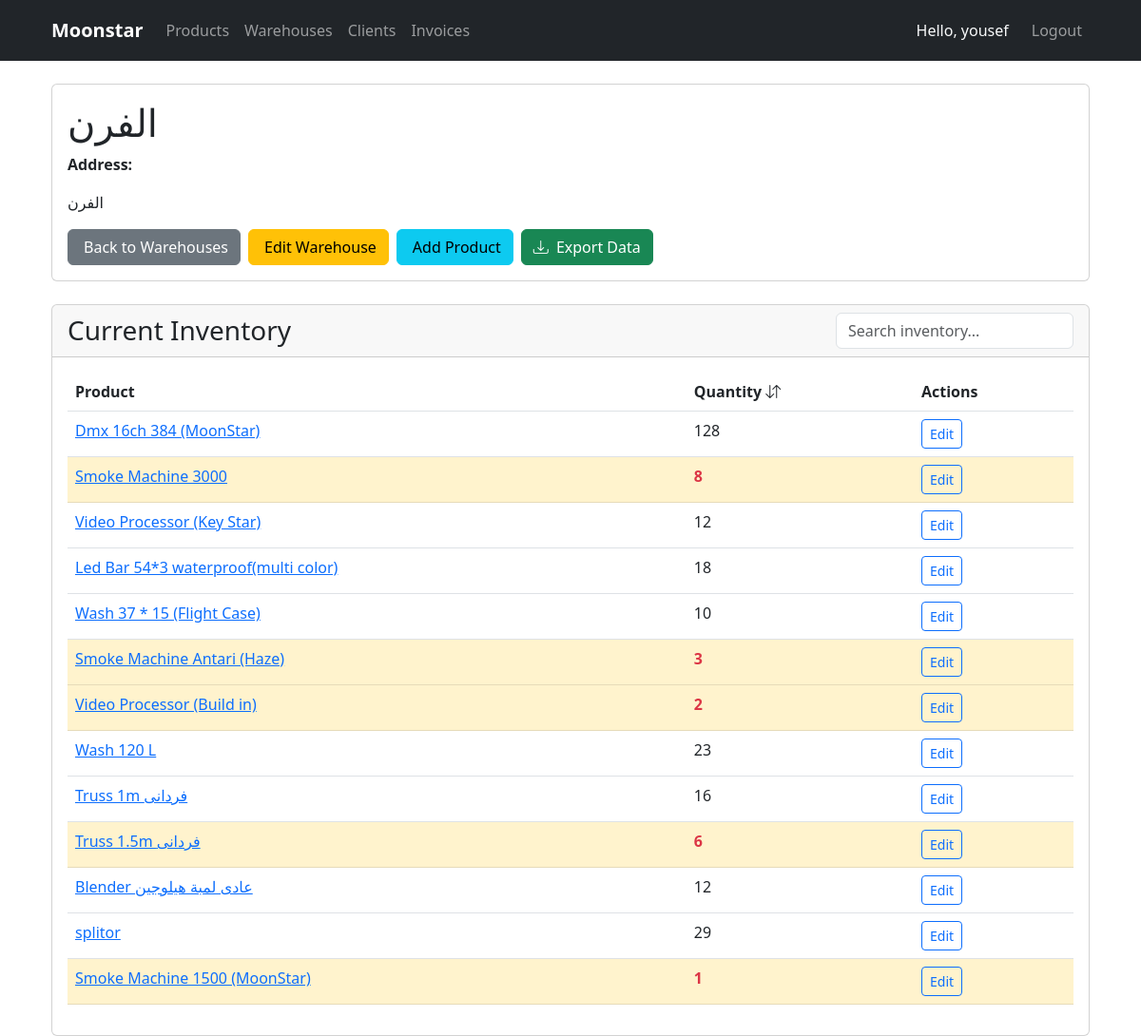
The app's page /manager/warehouses/6/ (signed in) with its own data.
### manager/models.py (models this page shows, shortened)
class Warehouse(models.Model):
    name = models.CharField(max_length=255)
    address = models.TextField()
    created_at = models.DateTimeField(auto_now_add=True)
    updated_at = models.DateTimeField(auto_now=True)

class WarehouseProduct(models.Model):
    warehouse = models.ForeignKey(
        Warehouse,
        related_name='warehouse_products',
        on_delete=models.CASCADE
    )
    product = models.ForeignKey(
        Product,
        related_name='warehouse_products',
        on_delete=models.CASCADE
    )
    quantity = models.PositiveIntegerField(default=0)
    class Meta:
        unique_together = ('warehouse', 'product')
        verbose_name = 'Warehouse Inventory'
        verbose_name_plural = 'Warehouse Inventory'

class Product(models.Model):
    class Category(models.TextChoices):
        MOVING_HEAD = 'Moving Head', 'Moving Head'
        LED_PAR = 'Led Par', 'Led Par'
        SMOKE = 'Smoke', 'Smoke'
        CONTROLS = 'Controlls', 'Controlls'
        LASER_BEAM = 'Laser Beam', 'Laser Beam'
        LAMPS = 'Lamps', 'Lamps'
        TRUSS = 'Truss', 'Truss'
        LED_SCREENS = 'Led Screens', 'Led Screens'
        ACCESSORIES = 'Accessories', 'Accessories'
        OTHER = 'Other', 'Other'
    name = models.CharField(max_length=255)
    category = models.CharField(
        max_length=20,
        choices=Category.choices,
        default=Category.OTHER,
        verbose_name="Product Category"
    )
    price = models.DecimalField(
        max_digits=10,
        decimal_places=2,
        validators=[MinValueValidator(0)]
    )
    details = models.TextField(blank=True, null=True)
    main_image = models.ImageField(upload_to='products/main_images/')
    video = models.FileField(upload_to='products/videos/', blank=True, null=True)
    created_at = models.DateTimeField(auto_now_add=True)
    updated_at = models.DateTimeField(auto_now=True)

### manager/views.py (the view)
# urls.py: path('warehouses/<int:pk>/', WarehouseDetailView.as_view(), name='warehouse_detail'),
class WarehouseDetailView(LoginRequiredMixin, DetailView):
    model = Warehouse
    template_name = 'manager/warehouses/detail.html'
    context_object_name = 'warehouse'
    def get_context_data(self, **kwargs):
        context = super().get_context_data(**kwargs)
        inventory = self.object.warehouse_products.select_related('product')
        for item in inventory:
            item.edit_url = reverse('warehouseproduct_update', kwargs={'pk': item.pk})
        context['inventory'] = inventory
        return context

### templates/manager/warehouses/detail.html (shortened to what this page needs)
{% extends 'base.html' %}
{% block content %}
<div class="card mb-4">
    <div class="card-body">
        <h1 class="card-title">{{ warehouse.name }}</h1>
        <p class="card-text"><strong>Address:</strong> {{ warehouse.address|linebreaks }}</p>
        <div class="d-flex flex-wrap gap-2 align-items-start">
            <a href="{% url 'warehouse_list' %}" class="btn btn-secondary">
                 Back to Warehouses
            </a>
            <a href="{% url 'warehouse_update' warehouse.id %}" class="btn btn-warning">
                 Edit Warehouse
            </a>
            <a href="{% url 'warehouseproduct_create' warehouse.id %}" class="btn btn-info">
                 Add Product
            </a>
            <button id="export-btn" class="btn btn-success">
                <i class="bi bi-download me-1"></i> Export Data
            </button>
        </div>
    </div>
</div>
<div class="card">
    <div class="card-header d-flex flex-column flex-md-row justify-content-between align-items-center">
        <h3 class="mb-2 mb-md-0">Current Inventory</h3>
        <div class="mt-2 mt-md-0">
            <input type="text" id="inventory-search" class="form-control" placeholder="Search inventory...">
        </div>
    </div>
    <div class="card-body">
        <div class="table-responsive">
            <table class="table" id="inventory-table">
                <thead>
                    <tr>
                        <th>Product</th>
                        <th class="sortable" data-sort="quantity">Quantity <i class="bi bi-arrow-down-up"></i></th>
                        <th>Actions</th>
                    </tr>
                </thead>
                <tbody>
                    {% for item in inventory %}
                    <tr>
                        <td><a href="{% url 'product_detail' item.product.id %}">{{ item.product.name }}</a></td>
                        <td class="quantity">{{ item.quantity }}</td>
                        <td>
                            <div class="d-flex gap-2">
                                <a href="{% url 'warehouseproduct_update' item.id %}" class="btn btn-sm btn-outline-primary">
                                     Edit
                                </a>
                            </div>
                        </td>
                    </tr>
                    {% empty %}
                    <tr>
                        <td colspan="4" class="text-center">This warehouse has no products</td>
                    </tr>
                    {% endfor %}
                </tbody>
            </table>
        </div>
    </div>
</div>
{% endblock %}

### templates/base.html (shortened to what this page needs)
<!DOCTYPE html>
<html lang="en">
<head>
    <link href="https://cdn.jsdelivr.net/npm/bootstrap@5.3.0/dist/css/bootstrap.min.css" rel="stylesheet">
    <link rel="stylesheet" href="https://cdn.jsdelivr.net/npm/bootstrap-icons@1.8.0/font/bootstrap-icons.css">
</head>
<body>
    <nav class="navbar navbar-expand-lg navbar-dark bg-dark">
        <div class="container">
            <a class="navbar-brand" href="/">Moonstar</a>
            <div class="collapse navbar-collapse" id="navbarNav">
                <div class="navbar-nav me-auto">
                    <a class="nav-link {% if request.path == '/products/list/' %}active{% endif %}" href="{% url 'product_list' %}">
                        Products
                    </a>
                    <a class="nav-link {% if request.path == '/warehouses/' %}active{% endif %}" href="{% url 'warehouse_list' %}">
                        Warehouses
                    </a>
                    <a class="nav-link {% if request.path == '/clients/' %}active{% endif %}" href="{% url 'client_list' %}">
                        Clients
                    </a>
                    <a class="nav-link {% if request.path == '/invoices/' %}active{% endif %}" href="{% url 'invoice_list' %}">
                        Invoices
                    </a>
                </div>
                <div class="navbar-nav">
                    {% if user.is_authenticated %}
                        <span class="navbar-text text-light me-3">
                            Hello, {{ user.username }}
                        </span>
                        <a class="nav-link" href="{% url 'logout' %}">Logout</a>
                    {% else %}
                        <a class="nav-link" href="{% url 'login' %}">Login</a>
                    {% endif %}
                </div>
            </div>
        </div>
    </nav>
    <div class="container mt-3 mt-md-4">
        {% block content %}{% endblock %}
    </div>
</body>
</html>

### templates/base.html (style rules this page uses)
:root { --mobile-breakpoint: 768px; }
.navbar { padding: 0.75rem 1rem; }
.navbar-brand { font-weight: 600; font-size: 1.25rem; }
.nav-link { padding: 0.5rem 1rem; }
.container { padding-left: 1rem; padding-right: 1rem; }
@media (min-width: 768px) { .container { max-width: 1140px; padding-left: 1.5rem; padding-right: 1.5rem; } }

### templates/manager/warehouses/detail.html (style rules this page uses)
.sortable { cursor: pointer; }
#inventory-search { width: 250px; }

### records on screen
Warehouse: name "الفرن", address "الفرن"
WarehouseProduct: product.name "Dmx 16ch 384 (MoonStar)", quantity "128"
WarehouseProduct: product.name "Smoke Machine 3000", quantity "8"
WarehouseProduct: product.name "Video Processor (Key Star)", quantity "12"
WarehouseProduct: product.name "Led Bar 54*3 waterproof(multi color)", quantity "18"
WarehouseProduct: product.name "Wash 37 * 15 (Flight Case)", quantity "10"
WarehouseProduct: product.name "Smoke Machine Antari (Haze)", quantity "3"
WarehouseProduct: product.name "Video Processor (Build in)", quantity "2"
WarehouseProduct: product.name "Wash 120 L", quantity "23"
WarehouseProduct: product.name "Truss 1m فردانى", quantity "16"
WarehouseProduct: product.name "Truss 1.5m فردانى", quantity "6"
WarehouseProduct: product.name "Blender عادى لمبة هيلوجين", quantity "12"
WarehouseProduct: product.name "splitor", quantity "29"
WarehouseProduct: product.name "Smoke Machine 1500 (MoonStar)", quantity "1"

### other values on screen
{{ user.username }} "yousef"
